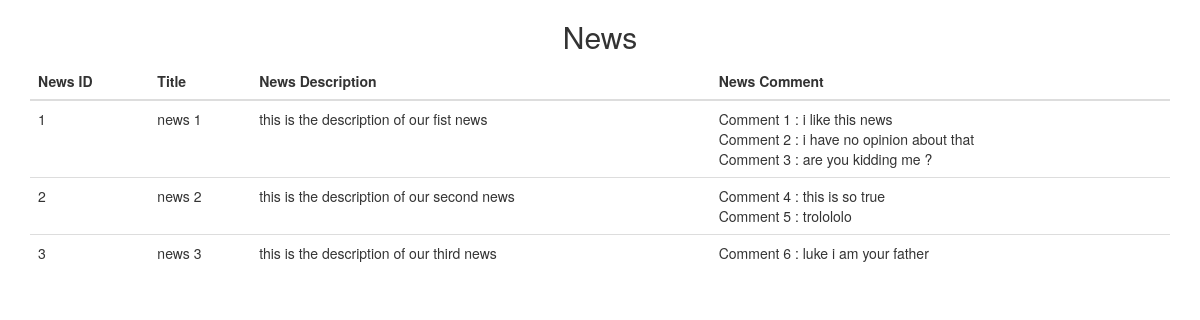
The page / on the database its author committed.
### tables this page shows
CREATE TABLE `news` (
  `id` int(10) NOT NULL,
  `title` varchar(511) DEFAULT NULL,
  `body` mediumtext,
  `created_at` datetime DEFAULT NULL
);

CREATE TABLE `comment` (
  `id` int(10) NOT NULL,
  `body` mediumtext,
  `created_at` datetime DEFAULT NULL,
  `news_id` int(10) DEFAULT NULL
);

### utils/Dbconfig.php (called while the page is built)
<?php
 function DBconnection()
 {
$DB_host = "localhost";
$DB_user = "root";
$DB_pass = "";
$DB_name = "phptest";
try
{
 $DB_con = new PDO("mysql:host={$DB_host};dbname={$DB_name}",$DB_user,$DB_pass);
 $DB_con->setAttribute(PDO::ATTR_ERRMODE, PDO::ERRMODE_EXCEPTION);
 return $DB_con;
}
catch(PDOException $e)
{
 echo $e->getMessage();
}
 }
?>

### utils/NewsController.php (called while the page is built, shortened)
<?php
class NewsController
{
	protected $db;
	 function __construct()
		{
			require_once(ROOT . '/utils/Dbconfig.php');
		    $this->db=	DBconnection();
		}
		public function listNews()
	  {
			$stmt = $this->db->prepare('SELECT * FROM `news`');
			        $stmt->execute();
			 $res = $stmt->fetchAll();
			foreach($res as $row) {
			$news[] = array('setId'=>$row['id'],'setTitle'=>$row['title'],'setBody'=>$row['body'],'setCreatedAt'=>$row['created_at']);
		   }
		   return $news;
	 	}
}
?>

### utils/CommentController.php (called while the page is built, shortened)
<?php
class CommentController
{
	protected $db;
	 function __construct()
		{
			require_once(ROOT . '/utils/Dbconfig.php');
		    $this->db=	DBconnection();
		}
		public function listComments()
	  {
	   	$stmt = $this->db->prepare('SELECT * FROM `comment`');
			        $stmt->execute();
			 $res = $stmt->fetchall();
			foreach($res as $row) {
			$comment[] = array('Id'=>$row['id'],'Body'=>$row['body'],'created'=>$row['created_at'],'newsid'=>$row['news_id']);
		   }
		   return $comment;
	 }
}
?>

### index.php (the view, shortened to what this page needs)
<?php
require_once(ROOT . '/utils/NewsController.php');
require_once(ROOT . '/utils/CommentController.php');
 $newss=   new NewsController();
 $comments=   new CommentController();
      $listNews =  $newss->listNews();
	 $listcomments =  $comments->listComments();
?>
<!DOCTYPE html>
<html lang="en">
<head>
  <link rel="stylesheet" href="https://maxcdn.bootstrapcdn.com/bootstrap/3.4.1/css/bootstrap.min.css">
</head>
<body>
<div class="container">
 <h2> <center>News</center> </h2>
  <table class="table">
    <thead>
      <tr>
        <th>News ID</th>
        <th>Title</th>
        <th>News Description</th>
        <th>News Comment</th>
      </tr>
    </thead>
    <tbody>
	<?php
	foreach ($listNews as $news) {
	?>
      <tr>
        <td><?php echo $news['setId']; ?></td>
        <td><?php echo $news['setTitle']; ?></td>
        <td><?php echo $news['setBody']; ?></td>
		<td><?php foreach ($listcomments as $comment) {
		if ($comment['newsid'] == $news['setId']) {
			echo("Comment " . $comment['Id'] . " : " . $comment['Body'] . "\n <br>");
		}
	} ?></td>
      </tr>
    <?php } ?>
    </tbody>
  </table>
</div>
</body>
</html>

### rows shown on the page
news: id "1", title "news 1", body "this is the description of our fist news"
comment: id "1", body "i like this news"
comment: id "2", body "i have no opinion about that"
comment: id "3", body "are you kidding me ?"
news: id "2", title "news 2", body "this is the description of our second news"
comment: id "4", body "this is so true"
comment: id "5", body "trolololo"
news: id "3", title "news 3", body "this is the description of our third news"
comment: id "6", body "luke i am your father"
